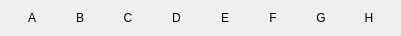
  <widget class="QWidget" name="horizontalLayoutWidget_4">
   <property name="geometry">
    <rect>
     <x>240</x>
     <y>80</y>
     <width>401</width>
     <height>21</height>
    </rect>
   </property>
   <layout class="QHBoxLayout" name="horizontalLayout_4">
    <item>
     <widget class="QLabel" name="label_A_up_left">
      <property name="text">
       <string>A</string>
      </property>
      <property name="alignment">
       <set>Qt::AlignCenter</set>
      </property>
     </widget>
    </item>
    <item>
     <widget class="QLabel" name="label_B_up_left">
      <property name="text">
       <string>B</string>
      </property>
      <property name="alignment">
       <set>Qt::AlignCenter</set>
      </property>
     </widget>
    </item>
    <item>
     <widget class="QLabel" name="label_C_up_left">
      <property name="text">
       <string>C</string>
      </property>
      <property name="alignment">
       <set>Qt::AlignCenter</set>
      </property>
     </widget>
    </item>
    <item>
     <widget class="QLabel" name="label_D_up_left">
      <property name="text">
       <string>D</string>
      </property>
      <property name="alignment">
       <set>Qt::AlignCenter</set>
      </property>
     </widget>
    </item>
    <item>
     <widget class="QLabel" name="label_E_up_left">
      <property name="text">
       <string>E</string>
      </property>
      <property name="alignment">
       <set>Qt::AlignCenter</set>
      </property>
     </widget>
    </item>
    <item>
     <widget class="QLabel" name="label_F_up_left">
      <property name="text">
       <string>F</string>
      </property>
      <property name="alignment">
       <set>Qt::AlignCenter</set>
      </property>
     </widget>
    </item>
    <item>
     <widget class="QLabel" name="label_G_up_left">
      <property name="text">
       <string>G</string>
      </property>
      <property name="alignment">
       <set>Qt::AlignCenter</set>
      </property>
     </widget>
    </item>
    <item>
     <widget class="QLabel" name="label_H_up_left">
      <property name="text">
       <string>H</string>
      </property>
      <property name="alignment">
       <set>Qt::AlignCenter</set>
      </property>
     </widget>
    </item>
   </layout>
  </widget>
